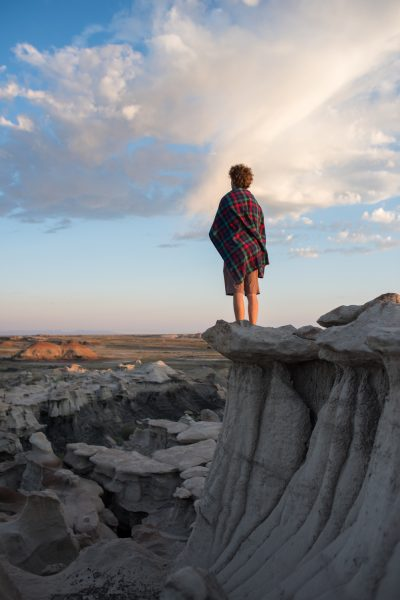
#> input picture chap6/6.2_opencv_basic/img/faraway.jpg, 400 x 600 px
$ python bbox_labeling.py
#> lines starting #> are read from the running program, lines starting #| are printed output that depends on the picture; after the words box and inside, x2 and y2 are one past the last pixel; in counts of white or black regions, pixels touching at a corner belong together
# sample.labels 存放提前设置好的标注信息（类别，标注框的颜色）
# 标注之后会对每一个被标注过的图片产生相应的标注文件：“图片名+bbox”

import os
import cv2

# tkinter是Python内置的简单GUI库，实现一些比如打开文件夹，确认删除等操作十分方便
from tkinter import filedialog
from tkinter import messagebox

# 定义标注窗口的默认名称
WINDOW_NAME = 'Simple Bounding Box Labeling Tool'

# 定义画面刷新的大概帧率（是否能达到取决于电脑性能）
FPS = 24

# 定义支持的图像格式
SUPPOTED_FORMATS = ['jpg', 'jpeg', 'png']

# 定义默认物体框的名字为Object，颜色蓝色，当没有用户自定义物体时用默认物体
DEFAULT_COLOR = {'Object': (255, 0, 0)}

# 定义灰色，用于信息显示的背景和未定义物体框的显示
COLOR_GRAY = (192, 192, 192)

# 在图像下方多出BAR_HEIGHT这么多像素的区域用于显示文件名和当前标注物体等信息
BAR_HEIGHT = 16

# 上下左右，ESC及删除键对应的cv.waitKey()的返回值
# 注意这个值根据操作系统不同有不同，可以通过6.4.2中的代码获取

# 在程序刚启动未标注是，一切正常！
# 但是只要进行一次标注或右键删除标注的操作，
# 方向键不知为何按下没有反应
# 只得换成vim的方向键进行操作
KEY_UP = 107 # k
KEY_DOWN = 106 # j
KEY_LEFT = 104 # h
KEY_RIGHT = 108 # l
KEY_ESC = 27
KEY_DELETE = 255
KEY_EMPTY = 0

# 空键用于默认循环
KEY_EMPTY = 0

get_bbox_name = '{}.bbox'.format

# 定义物体框标注工具类
class SimpleBBoxLabeling:

    def __init__(self, data_dir, fps=FPS, window_name=None):
        self._data_dir = data_dir
        self.fps = fps
        self.window_name = window_name if window_name else WINDOW_NAME

        #pt0是正在画的左上角坐标，pt1是鼠标所在坐标
        self._pt0 = None
        self._pt1 = None

        # 表明当前是否正在画框的状态标记
        self._drawing = False

        # 当前标注物体的名称
        self._cur_label = None

        # 当前图像对应的所有已标注框
        self._bboxes = []

        # 如果有用户自定义的标注信息则读取，否则用默认的物体和颜色
        label_path = '{}.labels'.format(self._data_dir)
        self.label_colors = DEFAULT_COLOR if not os.path.exists(label_path) else self.load_labels(label_path)

        # 获取已经标注的文件列表和还未标注的文件列表
        imagefiles = [x for x in os.listdir(self._data_dir) if x[x.rfind('.') + 1:].lower() in SUPPOTED_FORMATS]
        labeled = [x for x in imagefiles if os.path.exists(get_bbox_name(x))]
        to_be_labeled = [x for x in imagefiles if x not in labeled]

        # 每次打开一个文件夹，都自动从还未标注的第一张开始
        self._filelist = labeled + to_be_labeled
        self._index = len(labeled)
        if self._index > len(self._filelist) - 1:
            self._index = len(self._filelist) - 1

    # 鼠标回调函数
    # [28 lines left out: functions _mouse_ops, _clean_bbox, not called in this run]

    # 画标注框和当前信息的函数
    def _draw_bbox(self, img):

        # 在图像下方多出BAR_HEIGHT这么多像素的区域用于显示文件名和当前标注物体等信息
        h, w = img.shape[:2]
        canvas = cv2.copyMakeBorder(img, 0, BAR_HEIGHT, 0, 0, cv2.BORDER_CONSTANT, value=COLOR_GRAY)

        # 正在标注的物体信息，如果鼠标左键已经按下，则显示两个点坐标，否则显示当前待标注物体的名称
        label_msg = '{}: {}, {}'.format(self._cur_label, self._pt0, self._pt1) \
            if self._drawing \
            else 'Current label: {}'.format(self._cur_label)

        # 显示当前文件名，文件个数信息
        msg = '{}/{}: {} | {}'.format(self._index + 1, len(self._filelist), self._filelist[self._index], label_msg)
        cv2.putText(canvas, msg, (1, h+12),
                    cv2.FONT_HERSHEY_SIMPLEX,
                    0.5, (0, 0, 0), 1)

        # 画出已经标好的框和对应名字
        for label, (bpt0, bpt1) in self._bboxes:
            label_color = self.label_colors[label] if label in self.label_colors else COLOR_GRAY
            cv2.rectangle(canvas, bpt0, bpt1, label_color, thickness=2)
            cv2.putText(canvas, label, (bpt0[0]+3, bpt0[1]+15),
                        cv2.FONT_HERSHEY_SIMPLEX,
                        0.5, label_color, 2)

        # 画正在标注的框和对应名字
        if self._drawing:
            label_color = self.label_colors[self._cur_label] if self._cur_label in self.label_colors else COLOR_GRAY
            if self._pt1[0] >= self._pt0[0] and self._pt1[1] >= self._pt0[1]:
                cv2.rectangle(canvas, self._pt0, self._pt1, label_color, thickness=2)
            cv2.putText(canvas, self._cur_label, (self._pt0[0] + 3, self._pt0[1] + 15),
                        cv2.FONT_HERSHEY_SIMPLEX,
                        0.5, label_color, 2)
        return canvas

    # 利用repr()导出标注框数据到文件
    @staticmethod
    def export_bbox(filepath, bboxes):
        if bboxes:
            with open(filepath, 'w') as f:
                for bbox in bboxes:
                    line = repr(bbox) + '\n'
                    f.write(line)
        elif os.path.exists(filepath):
            os.remove(filepath)

    # 利用eval()读取标注框字符串到数据
    # [21 lines left out: functions load_bbox, load_labels, not called in this run]

    # 读取图像文件和对应标注框信息（如果有的话）
    @staticmethod
    def load_sample(filepath):
        img = cv2.imread(filepath)
        bbox_filepath = get_bbox_name(filepath)
        bboxes = []
        if os.path.exists(bbox_filepath):
            bboxes = SimpleBBoxLabeling.load_bbox(bbox_filepath)
        return img, bboxes

    # 导出当前标注框信息并清空
    # [16 lines left out: functions _export_n_clean_bbox, _delete_current_sample, not called in this run]

    # 开始OpenCV窗口循环的方法，定义了程序的主逻辑
    def start(self):

	    # 之前标注的文件名，用于程序判断是否需要执行一次图像读取
        last_filename = ''

        # 标注物体在列表中的下标
        label_index = 0

        # 所有标注物体名称的列表
        labels = list(self.label_colors)

        # 待标注物体的种类数
        n_labels = len(labels)

        # 定义窗口和鼠标回调
        # 使用cv2.WINDOW_GUI_NORMAL，否则右键删除失效

        # cv2.WINDOW_NORMAL     窗口大小可改变
        # cv2.WINDOW_AUTOSIZE   窗口大小不可改变
        # cv2.WINDOW_FREERATIO  自适应比例
        # cv2.WINDOW_KEEPRATIO  保持比例
        # cv2.WINDOW_GUI_NORMAL 屏蔽工具栏之类
        # cv2.WINDOW_GUI_EXPANDED
        cv2.namedWindow(self.window_name, cv2.WINDOW_GUI_NORMAL | cv2.WINDOW_AUTOSIZE)
        cv2.setMouseCallback(self.window_name, self._mouse_ops)
        key = KEY_EMPTY

        # 定义每次循环的持续时间
        delay = int(1000 / FPS)

        # 只要没有按下Esc键，就持续循环
        while key != KEY_ESC:

            # 上下键用于选择当前标注物体
            if key == KEY_UP:
                if label_index == 0:
                    pass
                else:
                    label_index -= 1

            elif key == KEY_DOWN:
                if label_index == n_labels - 1:
                    pass
                else:
                    label_index += 1

            # 左右键切换当前标注的图片
            elif key == KEY_LEFT:
                # 已经到了第一张图片的话就不需要清空上一张
                if self._index > 0:
                    self._export_n_clean_bbox()

                self._index -= 1
                if self._index < 0:
                    self._index = 0

            elif key == KEY_RIGHT:
                # 已经到了最后一张图片的话就不需要清空上一张
                if self._index < len(self._filelist) - 1:
                    self._export_n_clean_bbox()

                self._index += 1
                if self._index > len(self._filelist) - 1:
                    self._index = len(self._filelist) - 1

            # 删除当前图片和对应标注信息
            elif key == KEY_DELETE:
                if messagebox.askokcancel('Delete Sample', 'Are you sure?'):
                    self._delete_current_sample()
                    key = KEY_EMPTY
                    continue

            # 如果键盘操作执行了换图片，则重新读取，更新图片
            filename = self._filelist[self._index]
            if filename != last_filename:
                filepath = os.sep.join([self._data_dir, filename])
                img, self._bboxes = self.load_sample(filepath)

            # 更新当前标注物体名称
            self._cur_label = labels[label_index]

            # 把标注和相关信息画在图片上并显示指定的时间
            canvas = self._draw_bbox(img)
            cv2.imshow(self.window_name, canvas)
            key = cv2.waitKey(delay)

            # 当前文件名就是下次循环的老文件名
            last_filename = filename

        print('Finished!')

        cv2.destroyAllWindows()
        # 如果退出程序，需要对当前进行保存
        self.export_bbox(os.sep.join([self._data_dir, get_bbox_name(filename)]), self._bboxes)

        print('Labels updated!')

if __name__ == '__main__':
    dir_with_images = filedialog.askdirectory(title='Where are the images?')
#> the answer given: ../6.2_opencv_basic/img
    labeling_task = SimpleBBoxLabeling(dir_with_images)
    labeling_task.start()
#> in load_sample, img is the input picture: shape (600, 400, 3); mean B, G, R 133.1, 128.4, 125.7
#> in start, `img, self._bboxes = self.load_sample(filepath)`: self._bboxes = []
#> in _draw_bbox, `canvas = cv2.copyMakeBorder(img, 0, BAR_HEIGHT, 0, 0, cv2.BORDER_CONST..`:
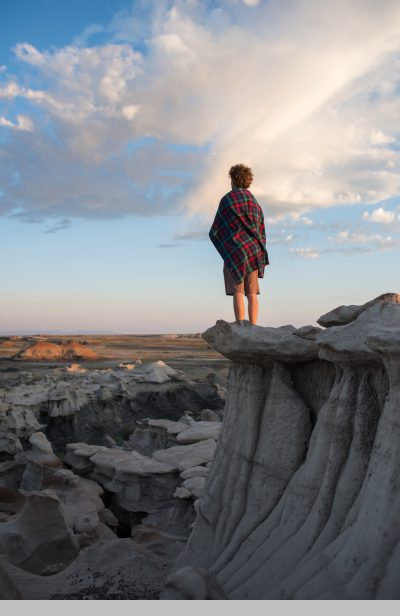
#> canvas: shape (616, 400, 3); mean B, G, R 134.7, 130, 127.4
#> in _draw_bbox, `cv2.putText(canvas, msg, (1, h+12), cv2.FONT_HERSHEY_SIMPLEX, 0.5, (0,..`:
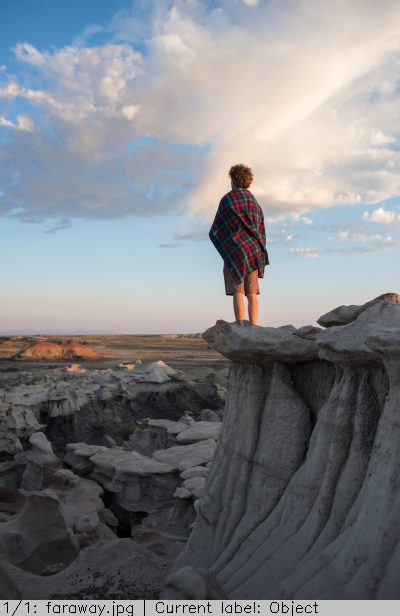
#> canvas: shape (616, 400, 3); 0.25% of pixels changed, all inside (x1, y1, x2, y2) = (4, 600, 318, 616)
#> (key Esc is pressed here)
